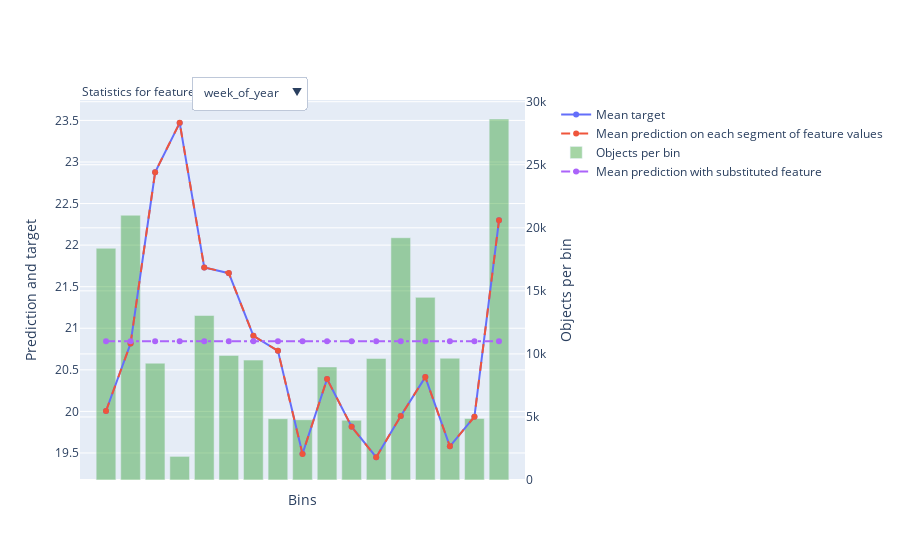

This figure's notebook cell:
### Markdown cell above
**Feature Statistics for Week of year**

### Code cell
catboost_regressor.calc_feature_statistics(data=X_train.iloc[:, 2:],
                                           target=y_train_,
                                           feature='week_of_year',
                                           plot=True,
                                           plot_file="week_of_year.html");

### Figure 1 — Plotly figure (JSON) as saved in the notebook; plotly's stock layout.template omitted (floating-point values rounded to 4 significant figures)
{"data": [{"mode": "lines+markers", "name": "Mean target", "type": "scatter", "xaxis": "x", "y": [20.0, 20.82, 22.88, 23.47, 21.73, 21.66, 20.91, 20.73, 19.49, 20.39, 19.82, 19.45, 19.95, 20.41, 19.58, 19.94, 22.3], "yaxis": "y"}, {"line": {"dash": "dash"}, "mode": "lines+markers", "name": "Mean prediction on each segment of feature values", "type": "scatter", "xaxis": "x", "y": [20.0, 20.82, 22.88, 23.47, 21.73, 21.66, 20.91, 20.73, 19.49, 20.39, 19.82, 19.45, 19.94, 20.41, 19.58, 19.94, 22.3], "yaxis": "y"}, {"marker": {"color": "rgba(30, 150, 30, 0.4)"}, "name": "Objects per bin", "type": "bar", "width": 0.8, "xaxis": "x", "y": [18376, 20997, 9265, 1872, 13044, 9882, 9508, 4858, 4780, 8963, 4738, 9642, 19211, 14483, 9660, 4879, 28627], "yaxis": "y2"}, {"line": {"dash": "dashdot"}, "mode": "lines+markers", "name": "Mean prediction with substituted feature", "type": "scatter", "xaxis": "x", "y": [20.84, 20.84, 20.84, 20.84, 20.84, 20.84, 20.84, 20.84, 20.84, 20.84, 20.84, 20.84, 20.84, 20.84, 20.85, 20.84, 20.84], "yaxis": "y"}], "layout": {"annotations": [{"align": "left", "showarrow": false, "text": "Statistics for feature", "x": 0, "xref": "paper", "y": 1.05, "yref": "paper"}], "legend": {"bgcolor": "rgba(0,0,0,0)", "x": 1.07}, "updatemenus": [{"buttons": [{"args": [{"y": [[20.0, 20.82, 22.88, 23.47, 21.73, 21.66, 20.91, 20.73, 19.49, 20.39, 19.82, 19.45, 19.95, 20.41, 19.58, 19.94, 22.3], [20.0, 20.82, 22.88, 23.47, 21.73, 21.66, 20.91, 20.73, 19.49, 20.39, 19.82, 19.45, 19.94, 20.41, 19.58, 19.94, 22.3], [18376, 20997, 9265, 1872, 13044, 9882, 9508, 4858, 4780, 8963, 4738, 9642, 19211, 14483, 9660, 4879, 28627], [20.84, 20.84, 20.84, 20.84, 20.84, 20.84, 20.84, 20.84, 20.84, 20.84, 20.84, 20.84, 20.84, 20.84, 20.85, 20.84, 20.84]]}, {"xaxis": {"showticklabels": false, "tickmode": "array", "ticktext": ["(-inf, 3.5000]", "(3.5000, 11.5000]", "(11.5000, 16.5000]", "(16.5000, 17.5000]", "(17.5000, 24.5000]", "(24.5000, 27.5000]", "(27.5000, 29.5000]", "(29.5000, 30.5000]", "(30.5000, 31.5000]", "(31.5000, 33.5000]", "(33.5000, 34.5000]", "(34.5000, 36.5000]", "(36.5000, 40.5000]", "(40.5000, 43.5000]", "(43.5000, 45.5000]", "(45.5000, 46.5000]", "(46.5000, +inf)"], "tickvals": [0, 1, 2, 3, 4, 5, 6, 7, 8, 9, 10, 11, 12, 13, 14, 15, 16], "title": {"text": "Bins"}}}], "label": "week_of_year", "method": "update"}], "direction": "down", "pad": {"r": 10, "t": 10}, "showactive": true, "x": 0.25, "xanchor": "left", "y": 1.09, "yanchor": "top"}], "xaxis": {"showticklabels": false, "tickmode": "array", "ticktext": ["(-inf, 3.5000]", "(3.5000, 11.5000]", "(11.5000, 16.5000]", "(16.5000, 17.5000]", "(17.5000, 24.5000]", "(24.5000, 27.5000]", "(27.5000, 29.5000]", "(29.5000, 30.5000]", "(30.5000, 31.5000]", "(31.5000, 33.5000]", "(33.5000, 34.5000]", "(34.5000, 36.5000]", "(36.5000, 40.5000]", "(40.5000, 43.5000]", "(43.5000, 45.5000]", "(45.5000, 46.5000]", "(46.5000, +inf)"], "tickvals": [0, 1, 2, 3, 4, 5, 6, 7, 8, 9, 10, 11, 12, 13, 14, 15, 16], "title": {"text": "Bins"}}, "yaxis": {"overlaying": "y2", "side": "left", "title": {"text": "Prediction and target"}}, "yaxis2": {"position": 1, "side": "right", "title": {"text": "Objects per bin"}}}}
